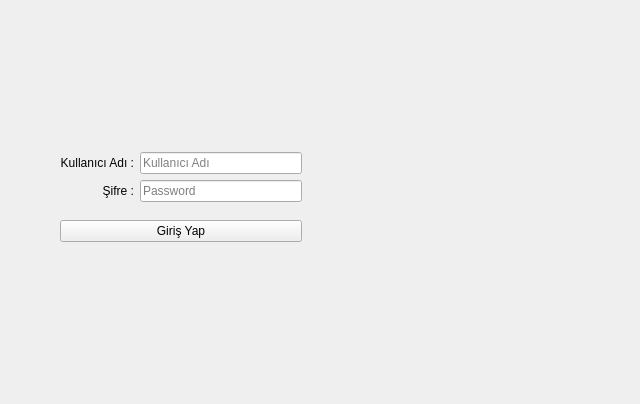
<?xml version="1.0" encoding="UTF-8"?>
<ui version="4.0">
 <class>SinerjiGCSLoginWindow</class>
 <widget class="QMainWindow" name="SinerjiGCSLoginWindow">
  <property name="geometry">
   <rect>
    <x>0</x>
    <y>0</y>
    <width>640</width>
    <height>404</height>
   </rect>
  </property>
  <property name="sizePolicy">
   <sizepolicy hsizetype="Fixed" vsizetype="Fixed">
    <horstretch>0</horstretch>
    <verstretch>0</verstretch>
   </sizepolicy>
  </property>
  <property name="windowTitle">
   <string>MainWindow</string>
  </property>
  <property name="styleSheet">
   <string notr="true">#centralwidget {
background-image: url(:/res/SinerjiGCS_LoginBG);
}</string>
  </property>
  <widget class="QWidget" name="centralwidget">
   <widget class="QWidget" name="layoutWidget">
    <property name="geometry">
     <rect>
      <x>60</x>
      <y>140</y>
      <width>242</width>
      <height>114</height>
     </rect>
    </property>
    <layout class="QGridLayout" name="gridLayout_2">
     <item row="0" column="0">
      <layout class="QGridLayout" name="gridLayout">
       <item row="0" column="1">
        <widget class="QLineEdit" name="leUserName">
         <property name="placeholderText">
          <string>Kullanıcı Adı</string>
         </property>
        </widget>
       </item>
       <item row="1" column="1">
        <widget class="QLineEdit" name="lePassword">
         <property name="echoMode">
          <enum>QLineEdit::Password</enum>
         </property>
         <property name="placeholderText">
          <string>Password</string>
         </property>
        </widget>
       </item>
       <item row="1" column="0">
        <widget class="QLabel" name="lblPassword">
         <property name="text">
          <string>Şifre :</string>
         </property>
         <property name="alignment">
          <set>Qt::AlignRight|Qt::AlignTrailing|Qt::AlignVCenter</set>
         </property>
        </widget>
       </item>
       <item row="0" column="0">
        <widget class="QLabel" name="lblUserName">
         <property name="text">
          <string>Kullanıcı Adı :</string>
         </property>
         <property name="alignment">
          <set>Qt::AlignRight|Qt::AlignTrailing|Qt::AlignVCenter</set>
         </property>
        </widget>
       </item>
      </layout>
     </item>
     <item row="1" column="0">
      <widget class="QPushButton" name="btnLogin">
       <property name="text">
        <string>Giriş Yap</string>
       </property>
      </widget>
     </item>
    </layout>
   </widget>
  </widget>
 </widget>
 <resources/>
 <connections/>
</ui>
